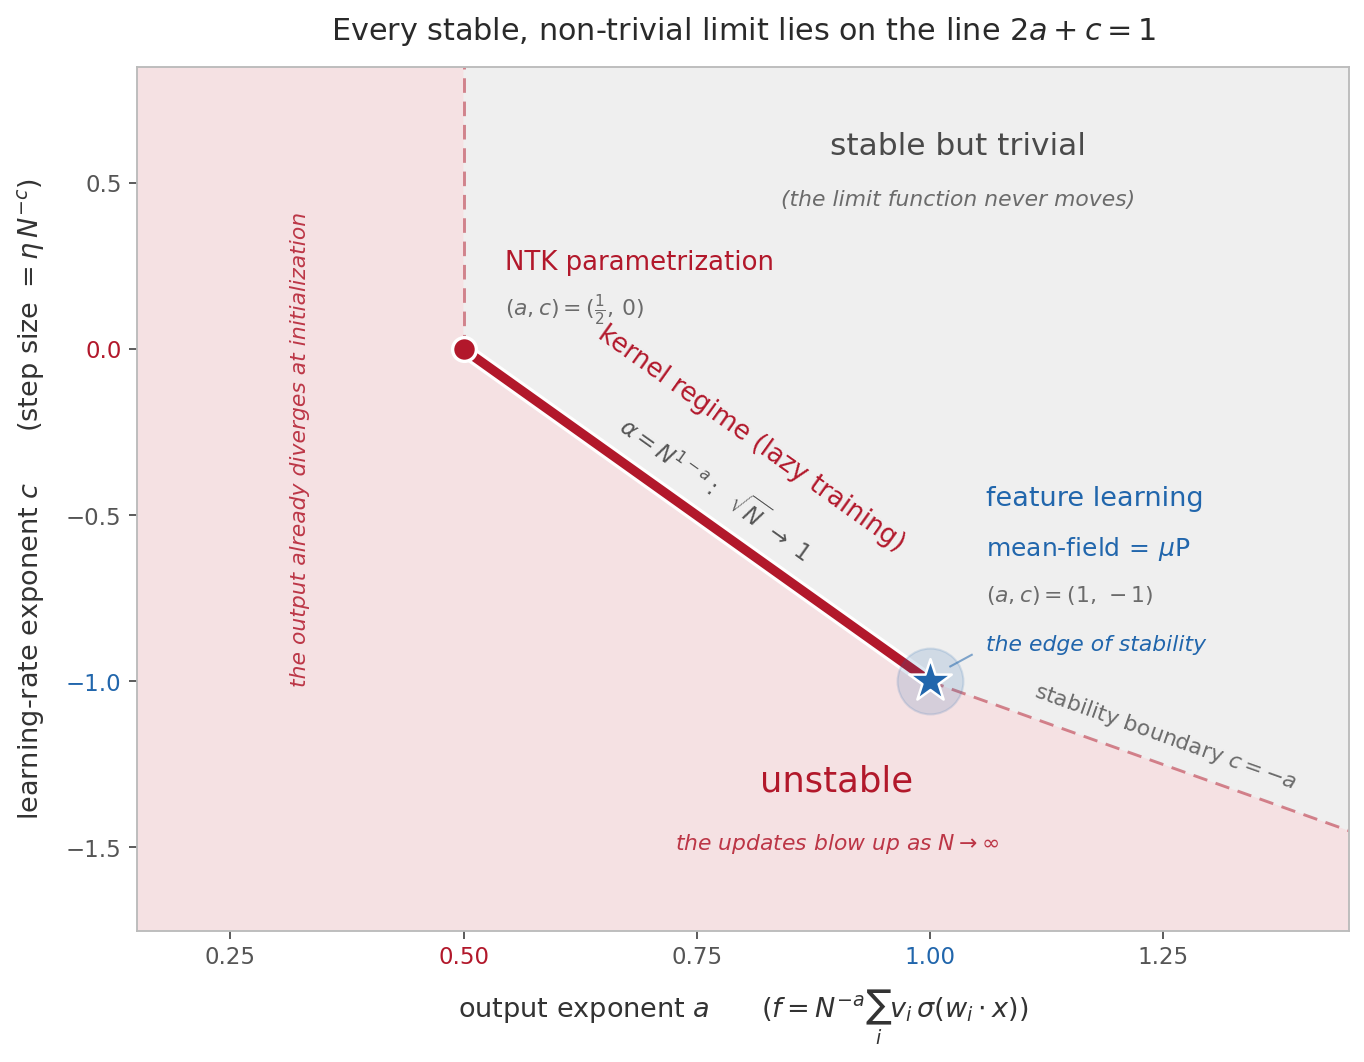

Here is the Python script that generated this plot:
"""
Phase diagram of the two-layer network in the abc-parametrization, after
Yang & Hu (2020), arXiv:2011.14522 (Theorems 3.3-3.4 and Table 1).

    f(x) = N^{-a} sum_i v_i sigma(w_i . x),   both layers at O(1) init,
    trained by gradient descent with step size eta * N^{-c}.

The plane is (a, c). Two exponents, three outcomes:

    a < 1/2                     -> the output already diverges at init
    c < max(1 - 2a, -a)         -> the updates blow up
    otherwise                   -> stable, but the limit function never moves
    2a + c = 1, 1/2 <= a <= 1   -> the only stable, non-trivial limits

So the interesting set is not a region but a *line segment*: the piece of
2a + c = 1 running from the NTK point (1/2, 0) to the mean-field point
(1, -1), sitting exactly on the stability boundary. Every interior point of
that segment is a kernel method (red, the post's colour for NTK / lazy); only
the far endpoint learns features (blue, the post's colour for mean-field).
The stability boundary kinks from slope -2 to slope -1 at precisely that
endpoint, so mu-P is the corner where the segment dead-ends into instability
-- the edge of stability. Along the segment the output amplification
alpha = N^{1-a} shrinks from sqrt(N) (NTK) to 1 (mean-field).

Output: assets/mean-field-dynamics/phase-diagram.png
"""
import numpy as np
import matplotlib.pyplot as plt
from matplotlib.patches import Polygon

# --- palette (shared with timeline.png / three-views.png) ----------------
BLUE   = "#2166ac"   # mean-field / feature learning
RED    = "#b2182b"   # NTK / kernel / lazy
GREY   = "#9a9a9a"   # the trivial phase
TEXT   = "#333333"
TEXT2  = "#555555"
MUTED  = "#6b6b6b"
FRAME  = "#bbbbbb"

# --- view window and the two distinguished parametrizations --------------
A_MIN, A_MAX = 0.15, 1.45
C_MIN, C_MAX = -1.75, 0.85
P_NTK = (0.5, 0.0)     # NTK parametrization
P_MF = (1.0, -1.0)     # mean-field = muP


def seg_angle(ax, p0, p1):
    """Screen-space angle (degrees) of the data segment p0 -> p1."""
    (x0, y0), (x1, y1) = ax.transData.transform([p0, p1])
    return np.degrees(np.arctan2(y1 - y0, x1 - x0))


def label_along(ax, p0, p1, s, at, dist, **kw):
    """Text set parallel to the segment p0 -> p1, anchored at the point a
    fraction `at` along it and pushed `dist` points off to its upper-right."""
    ang = seg_angle(ax, p0, p1)
    nx, ny = -np.sin(np.radians(ang)), np.cos(np.radians(ang))
    xy = (p0[0] + at * (p1[0] - p0[0]), p0[1] + at * (p1[1] - p0[1]))
    ax.annotate(s, xy=xy, xytext=(nx * dist, ny * dist),
                textcoords="offset points", rotation=ang,
                rotation_mode="anchor", ha="center", va="center", **kw)


fig, ax = plt.subplots(figsize=(9.2, 7.2))
ax.set_xlim(A_MIN, A_MAX)
ax.set_ylim(C_MIN, C_MAX)

# =========================================================================
# the two phases, as polygons bounded by the kinked stability line
# =========================================================================
unstable = [(A_MIN, C_MAX), (0.5, C_MAX), P_NTK, P_MF, (A_MAX, -A_MAX),
            (A_MAX, C_MIN), (A_MIN, C_MIN)]
trivial = [P_NTK, (0.5, C_MAX), (A_MAX, C_MAX), (A_MAX, -A_MAX), P_MF]
ax.add_patch(Polygon(unstable, closed=True, facecolor=RED, alpha=0.13,
                     edgecolor="none", zorder=0))
ax.add_patch(Polygon(trivial, closed=True, facecolor=GREY, alpha=0.15,
                     edgecolor="none", zorder=0))

# stability boundary where nothing lives: the wall a = 1/2, and the
# post-kink ray c = -a
ax.plot([0.5, 0.5], [0.0, C_MAX], color=RED, alpha=0.5, lw=1.4,
        ls=(0, (5, 3)), zorder=2)
ax.plot([1.0, A_MAX], [-1.0, -A_MAX], color=RED, alpha=0.5, lw=1.4,
        ls=(0, (5, 3)), zorder=2)

# =========================================================================
# the segment 2a + c = 1 : every stable, non-trivial limit
# =========================================================================
ax.plot([P_NTK[0], P_MF[0]], [P_NTK[1], P_MF[1]], color="white", lw=7.5,
        solid_capstyle="round", zorder=4)
ax.plot([P_NTK[0], P_MF[0]], [P_NTK[1], P_MF[1]], color=RED, lw=4.5,
        solid_capstyle="round", zorder=5)

# NTK: the top end of the segment, and the corner of the stable region
ax.scatter([P_NTK[0]], [P_NTK[1]], s=130, color=RED, edgecolor="white",
           linewidth=1.6, zorder=7)
# mean-field = muP: the far end, sitting in the kink of the boundary
ax.scatter([P_MF[0]], [P_MF[1]], s=1000, color=BLUE, alpha=0.15, zorder=6)
ax.scatter([P_MF[0]], [P_MF[1]], marker="*", s=460, color=BLUE,
           edgecolor="white", linewidth=1.2, zorder=7)

# =========================================================================
# axes
# =========================================================================
ax.set_xlabel(r"output exponent $a$      "
              r"($f = N^{-a}\sum_i v_i\,\sigma(w_i \cdot x)$)",
              fontsize=13, color=TEXT, labelpad=9)
ax.set_ylabel(r"learning-rate exponent $c$      "
              r"(step size $=\eta\,N^{-c}$)",
              fontsize=13, color=TEXT, labelpad=9)
ax.set_xticks([0.25, 0.50, 0.75, 1.00, 1.25])
ax.set_yticks([-1.5, -1.0, -0.5, 0.0, 0.5])
ax.tick_params(labelsize=11, colors=TEXT2, length=4, width=0.9)
for s in ax.spines.values():
    s.set_color(FRAME)
    s.set_linewidth(0.9)
# the coordinates of the two marked points, picked out on the axes
for lab, col in zip(ax.get_xticklabels(), [None, RED, None, BLUE, None]):
    if col:
        lab.set_color(col)
for lab, col in zip(ax.get_yticklabels(), [None, BLUE, None, RED, None]):
    if col:
        lab.set_color(col)

ax.set_title(r"Every stable, non-trivial limit lies on the line $2a + c = 1$",
             fontsize=14.5, color="#2a2a2a", pad=13)

fig.tight_layout()
fig.canvas.draw()          # fix the axes box before measuring screen angles

# =========================================================================
# region labels
# =========================================================================
ax.text(0.90, -1.30, "unstable", ha="center", va="center", fontsize=17,
        color=RED, zorder=8)
ax.text(0.90, -1.49, r"the updates blow up as $N\to\infty$", ha="center",
        va="center", fontsize=10.5, color=RED, alpha=0.85, style="italic",
        zorder=8)
ax.text(0.325, -0.30, "the output already diverges at initialization",
        ha="center", va="center", rotation=90, fontsize=10.5, color=RED,
        alpha=0.85, style="italic", zorder=8)

ax.text(1.03, 0.61, "stable but trivial", ha="center", va="center",
        fontsize=15, color="#4a4a4a", zorder=8)
ax.text(1.03, 0.45, "(the limit function never moves)", ha="center",
        va="center", fontsize=10.5, color=MUTED, style="italic", zorder=8)

# =========================================================================
# the segment, its two endpoints, the amplification running along it
# =========================================================================
label_along(ax, P_NTK, P_MF, "kernel regime (lazy training)", at=0.50,
            dist=45, fontsize=12.5, color=RED, zorder=8)
label_along(ax, P_NTK, P_MF, r"$\alpha = N^{1-a}:\ \ \sqrt{N}\ \to\ 1$",
            at=0.50, dist=16, fontsize=11, color=TEXT2, zorder=8)

ax.text(0.545, 0.26, "NTK parametrization", ha="left", va="center",
        fontsize=12.5, color=RED, zorder=8)
ax.text(0.545, 0.12, r"$(a, c) = (\frac{1}{2},\, 0)$", ha="left",
        va="center", fontsize=10.5, color=MUTED, zorder=8)

ax.plot([1.045, 1.022], [-0.92, -0.955], color=BLUE, alpha=0.55, lw=1.0,
        zorder=6)
ax.text(1.06, -0.45, "feature learning", ha="left", va="center",
        fontsize=13, color=BLUE, zorder=8)
ax.text(1.06, -0.60, r"mean-field$\,=\,\mu$P", ha="left", va="center",
        fontsize=12, color=BLUE, zorder=8)
ax.text(1.06, -0.74, r"$(a, c) = (1,\, -1)$", ha="left", va="center",
        fontsize=10.5, color=MUTED, zorder=8)
ax.text(1.06, -0.89, "the edge of stability", ha="left", va="center",
        fontsize=10.5, color=BLUE, style="italic", zorder=8)

# the boundary kinks exactly at muP: slope -2 above, slope -1 beyond
label_along(ax, P_MF, (A_MAX, -A_MAX),
            r"stability boundary $c = -a$", at=0.54, dist=13,
            fontsize=10.5, color=MUTED, zorder=8)

plt.savefig("assets/mean-field-dynamics/phase-diagram.png", dpi=150,
            bbox_inches="tight", facecolor="white")
plt.close()
print("saved assets/mean-field-dynamics/phase-diagram.png")
